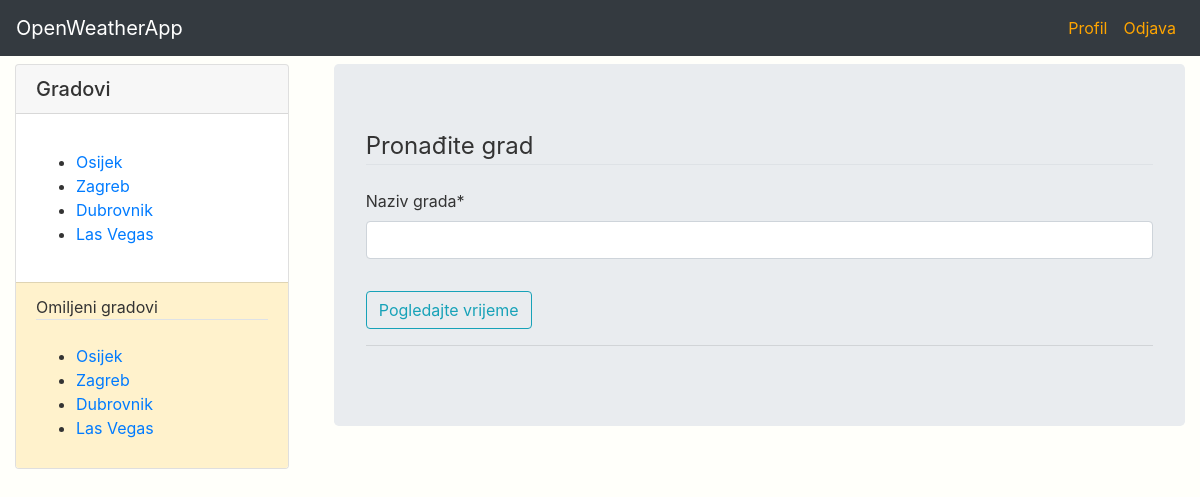
The app's page / (signed in), older data.
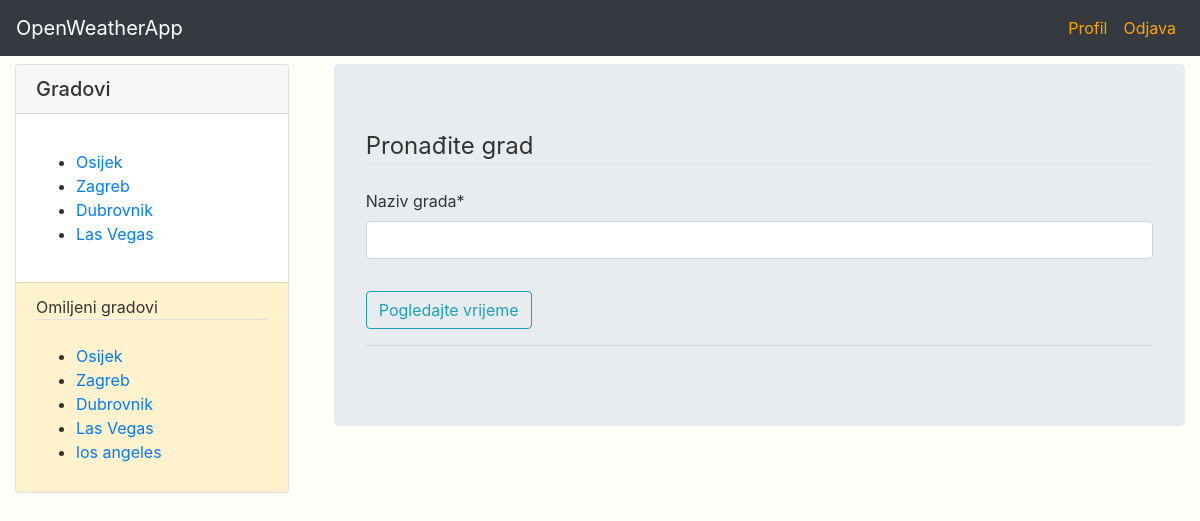
The same page, newer data.
### openweather/models.py (models this page shows, shortened)
class WeatherCity(models.Model):
    name = models.CharField(max_length=100)
    featured = models.BooleanField(default=False)
    favourite = models.ManyToManyField(settings.AUTH_USER_MODEL, blank=True)
    api_id = models.IntegerField(default=0)

### openweather/views.py (the view, shortened to what this page needs)
# urls.py: path('', BaseView.as_view(), name='home'),
class BaseView(APIView):
    permission_classes = [permissions.AllowAny,]
    renderer_classes = [TemplateHTMLRenderer]
    def get(self, request, *args, **kwargs):
        favourite_cities = user_views.favourites(request)
        forma = forms.SearchForm()
        feat_cities = sidelist(request)
        return Response({'feat_cities': feat_cities, 'form': forma, 'favourite_cities': favourite_cities}, template_name="base.html")

### openweather/forms.py
class SearchForm(forms.Form):
    name = forms.CharField(label='Naziv grada', max_length=100)

### openweather/views.py (called while the page is built)
def sidelist(request):
    queryset = WeatherCity.objects.filter(featured=True)
    serializer = serializers.CityListSerializer(queryset, many=True).data
    return serializer

### users/views.py (called while the page is built)
def favourites(request):
    queryset = 0
    if request.user.is_authenticated:
        user = request.user
        queryset = user.weathercity_set.all()
        return queryset
    else:
        return queryset

### openweather/templates/base.html (shortened to what this page needs)
{% load static %}
{% load crispy_forms_tags %}
<!DOCTYPE html>
<html lang="en">
<head>
  <link rel="stylesheet" href="https://stackpath.bootstrapcdn.com/bootstrap/4.4.1/css/bootstrap.min.css"
>
  <link rel="stylesheet" type="text/css" href="{% static 'openweather/main.css' %}">
</head>
<body>
  <div class="row">
    <header class="site-header">
      <nav class="navbar navbar-expand-lg navbar-light bg-dark fixed-top">
        <a class="navbar-brand" style="color:white" href="{% url 'home' %}">OpenWeatherApp</a>
        <div class="collapse navbar-collapse" id="navbarNavAltMarkup">
          <div class="navbar-nav ml-auto">
            {% if user.is_authenticated %}
            <a class="nav-item nav-link" href="{% url 'profile' pk=user.id %}">Profil</a>
            <a class="nav-item nav-link" href="{% url 'logout' %}">Odjava</a>
            {% else %}
            <a class="nav-item nav-link" href="{% url 'login' %}">Prijava</a>
            <a class="nav-item nav-link" href="{% url 'register' %}">Registracija</a>
            {% endif %}
          </div>
        </div>
      </nav>
    </header>
  </div>
  <div class="row ml-auto" style="margin-top: 2rem;">
    <div class="col-md-3">
      {% block card %}
      <div class="card">
        <h5 class="card-header">
          Gradovi
        </h5>
        <div class="card-body">
          <p class="card-text">
            <ul>
              {% for city in feat_cities %}
              <li><a href="{% url 'city-weather' name=city.name %}">{{ city.name }}</a></li>
              {% endfor %}
            </ul>
          </p>
        </div>
        {% if favourite_cities %}
        <div class="card-footer" style="background-color: #fff2cc;">
          <div class="border-bottom mb-4">
            Omiljeni gradovi
          </div>
          <ul>
            {% for city in favourite_cities %}
            <li><a href="{% url 'city-weather' name=city.name %}">{{ city.name }}</a></li>
            {% endfor %}
          </ul>
        </div>
        {% endif %}
      </div>
      {% endblock %}
    </div>
    <div class="col-md-9">
      <main role="main" class="container">
        {% block content %}
        <div class="jumbotron">
          <form method="POST">
            <fieldset class="form-group">
              <legend class="border-bottom mb-4">Pronađite grad</legend>
              {{ form|crispy }}
            </fieldset>
            <div class="form-group">
              <button class="btn btn-outline-info" type="submit">Pogledajte vrijeme</button>
            </div>
          </form>
          <hr>
        </div>
        {% endblock %}
      </main>
    </div>
  </div>
</body>
</html>

Row changes from the older to the newer data that the page shows:
added WeatherCity: name "los angeles"
